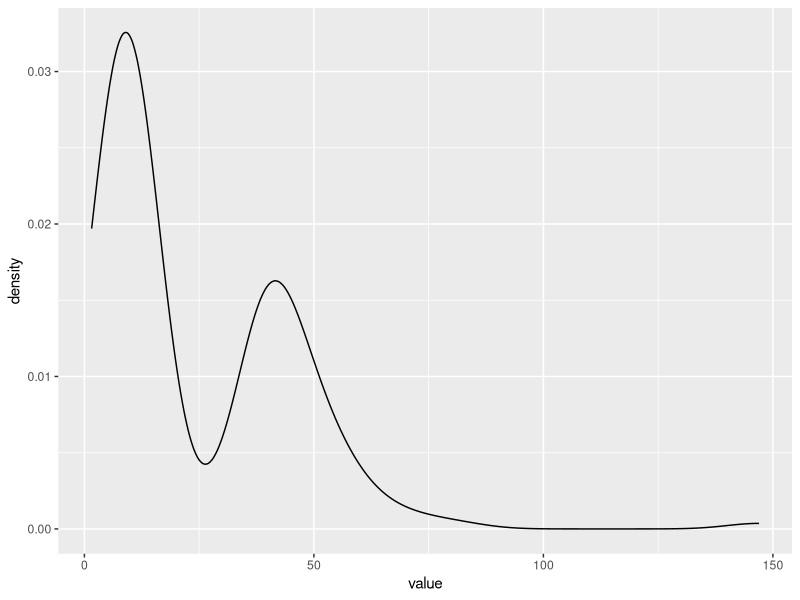
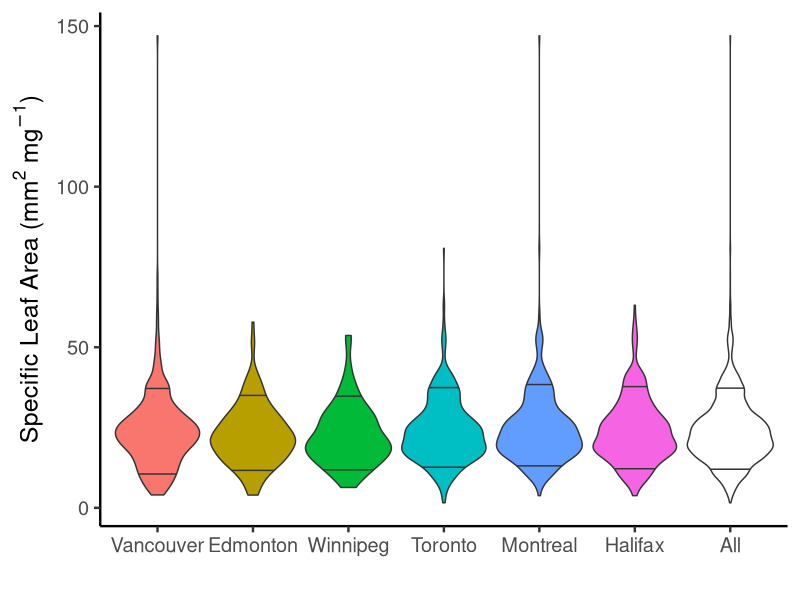

Generate these figures, in order, with R: (Note: this script raises an error after producing the figures.)
# Generate lists of weird species by city and overall. Weird species are species with trait values in the 5th and 9th percentile.
# At this point, only considering one trait: Leaf area per leaf dry mass (specific leaf area, SLA or 1/LMA): petiole excluded

library(dplyr)
library(ggplot2)

# read in species occurance + trait data and filter for traits of interest
species_traits <- read.csv("data/species_and_their_traits.csv", header = TRUE, stringsAsFactors = FALSE)

sla <- species_traits %>%
    select(-count) %>%
    filter(TraitName == "Leaf area per leaf dry mass (specific leaf area, SLA or 1/LMA): petiole excluded") %>%
    mutate(TraitName = "SLA") # Make the trait name easier to work with))

# have a quick peek at the data
sla$City <- factor(sla$City, levels = c("Vancouver", "Edmonton", "Winnipeg", "Toronto", "Montreal", "Halifax")) # reordering city names West to East

canada <- ggplot(sla, aes(x=value)) +
    geom_violin(draw_quantiles = c(0.10, 0.90)) +
    theme_classic(base_size=18)


cities <- ggplot(sla, aes(x=City, y=value, fill=City)) +
    geom_violin(draw_quantiles = c(0.10, 0.90)) +
    theme_classic(base_size=18) +
    geom_violin(aes(x="All", y=value), inherit.aes = FALSE, draw_quantiles = c(0.10, 0.90))

# fancied up a bit

cities_fancy <- cities + theme(legend.position = "none") +
    labs(x = " ",
         y = expression(paste("Specific Leaf Area (mm"^2, " ", mg^-1, sep=")")))

ggsave("figures/sla_violins_city.png", plot=cities_fancy, width=16, height=9, units="in")
# calculate percentiles

# pick low and high percentiles

lowp <- 0.10
highp <- 0.90

# GLOBALLY WEIRD
global_percentile <- quantile(sla$value, probs=c(lowp, highp))

global_weird <- sla %>%
    select(-City, -quadrat) %>%
    distinct() %>%
    filter(value < global_percentile[1] | value > global_percentile[2]) %>%
    arrange(value)

nrow(global_weird) # 158 globally weird species

# visual check - two humped?

ggplot(global_weird, aes(x=value)) +
    geom_density()

# write out globally weird
write.csv(global_weird, "analysis/canada_weird.csv", row.names = FALSE)

# LOCALLY WEIRD

# calculate weirdness percentiles for each city
local_percentile <- sla %>%
    select(-quadrat) %>%
    group_by(City) %>%
    summarise(low=quantile(value, probs=lowp), high=quantile(value, probs=highp))

# get list of weird species in each city
local_weird <- sla %>%
    left_join(local_percentile) %>%
    filter(value < low | value > high) %>%
    select(-low, -high)

# counts of weird
local_weird %>%
    group_by(City) %>%
    summarise(weird=n())

# City      weird
# <chr>     <int>
#1 Edmonton     34
# 2 Halifax      72
# 3 Montreal    103
# 4 Toronto     109
# 5 Vancouver   102
# 6 Winnipeg     24

# visual check - two humped?

local_weird <- ggplot(local_weird, aes(x=value, fill=as.factor(City))) +
    geom_density(alpha=0.5) +
    theme_classic()

## fancied it up a bit

local_weird + theme(legend.title = element_blank()) +
    labs(y = "Density",
         x = expression(paste("Specific Leaf Area (mm"^2, " ", mg^-1, sep=")")))


# write out locally weird
write.csv(local_weird, "analysis/city_weird.csv", row.names = FALSE)

# HYPERLOCALLY WEIRD (quadrat)

hyperlocal_percentile <- sla %>%
    group_by(City, quadrat) %>%
    summarise(low=quantile(value, probs=lowp), high=quantile(value, probs=highp))

# get list of weird species in each quadrat
hyperlocal_weird <- sla %>%
    left_join(hyperlocal_percentile) %>%
    filter(value < low | value > high) %>%
    select(-low, -high)

# visual check - two humped?
ggplot(local_weird, aes(x=value, fill=as.factor(City))) +
    geom_density(alpha=0.5) +
    facet_wrap("quadrat")

# write out hyperlocally weird
write.csv(hyperlocal_weird, "analysis/quadrat_weird.csv", row.names = FALSE)

#####################################################################################################################
# Test section from Ben
#require(reshape2)

# I think This one is OK!
test <- sla %>%
    select(-TraitName, -quadrat) %>%
    group_by(City)

cityHist <- ggplot(test, aes(x = value, fill =  City)) +
    facet_wrap(~ City) +
    geom_histogram(position = "stack", bins = 50)
    

cityHist <- cityHist + theme(legend.position = "None") +
    labs(y = "Count",
         x = expression(paste("Specific Leaf Area (mm"^2, " ", mg^-1, sep=")")))

ggsave("figures/cityHist.png", plot=cityHist, width=16, height=9, units="in")


# Trying to make the 5 quadrat for each city (6x5 plots)
test <- sla %>%
    select(-TraitName) %>%
    group_by(City, quadrat)
#test <-  melt(test, value.name = "value")
tempDf <- data.frame(c("Edmonton","Edmonton","Winnipeg","Winnipeg"), c(3,5,4,5), c(NA,NA), c(NA,NA)) #added manualy empty rows for the missing quadrat so we have one city per columns and they are not mixed up
colnames(tempDf) <- colnames(test)
test <- rbind(test, tempDf)

allHist <- ggplot(test, aes(x = value, fill = as.factor(City))) +
    facet_wrap(quadrat ~ City) +
    geom_histogram(position = "stack", bins = 50)

allHist + theme(legend.title = element_blank()) +
    labs(y = "Count",
         x = expression(paste("Specific Leaf Area (mm"^2, " ", mg^-1, sep=")")))
# That is legit the best i can do right now. judge me plz


# Sampling effort. Don't know if we can say this is sampling effort, but thought it was worth showing how many obs. we had per city
sampEff <- sla %>%
    group_by(City) %>%
    count()

sampEff_plot <- ggplot(sampEff, aes(x = City, y = n, fill = City)) +
    geom_bar(stat = "identity")

sampEff_plot <- sampEff_plot + theme_classic(base_size = 18) +
    theme(legend.position = "none") +
    labs(x = " ",
         y = "Number of species")  
ggsave("figures/sampling_spfig.png", plot=sampEff_plot, width=16, height=9, units="in")
